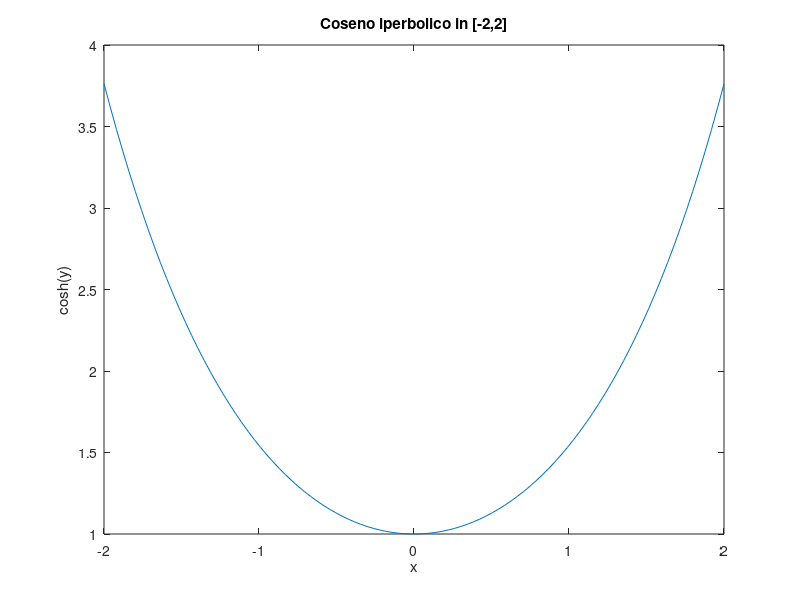
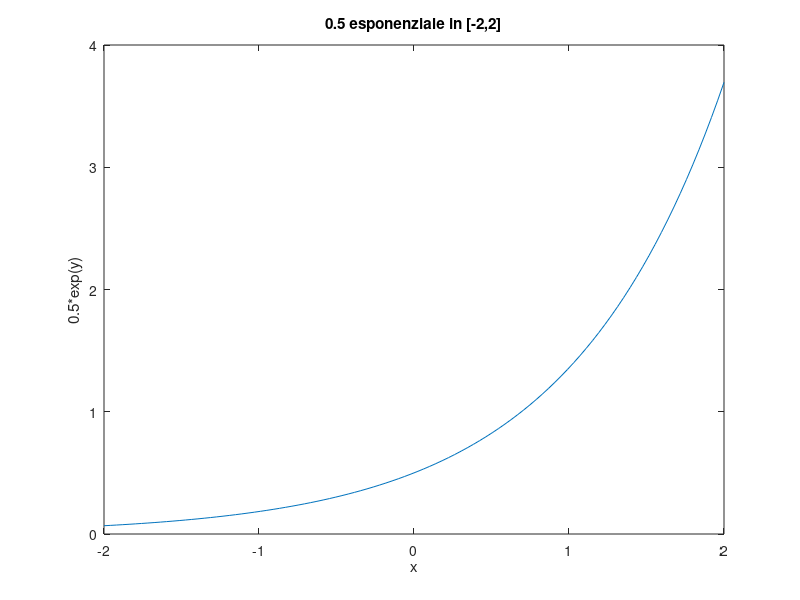

Recreate these plots in MATLAB, in order.
%Genero 100 punti compresi tra [-2,2]
x = linspace(-2,2);

y1 = cosh(x);
y2 = 0.5 * exp(x);

plot(x,y1)
title('Coseno iperbolico in [-2,2]')
xlabel('x')
ylabel('cosh(y)')

%Apro un'altra finestra grafica
figure
plot(x,y2)
title('0.5 esponenziale in [-2,2]')
xlabel('x')
ylabel('0.5*exp(y)')
